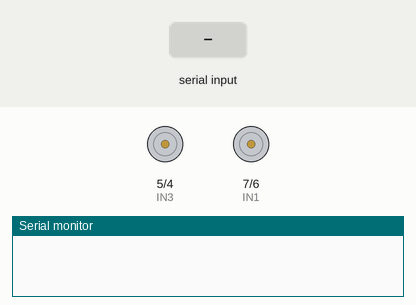
Simulated run of this sketch. Board: ESP32-C3. Parts: motor-driver pin pairs drawn as motors (green arrow = first pin HIGH = forward, orange = second pin HIGH = backward, longer = more drive), the last lines printed to the serial monitor. The inputs (shaded band) are chosen by the test bench.

Above: at 1.2 s.
1.3 s: "F" received over Serial
At 1.7 s:
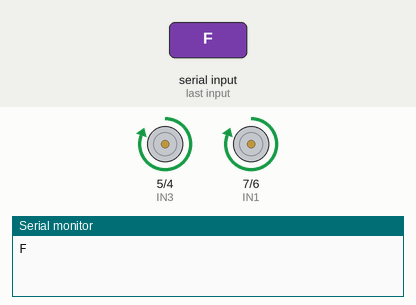
2.8 s: "B" received over Serial
At 4.0 s:
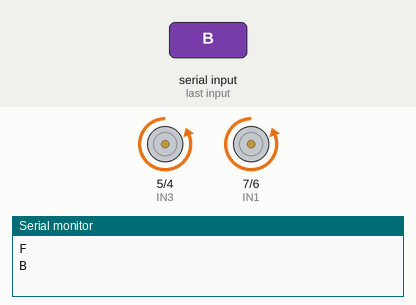
4.3 s: "L" received over Serial
At 5.2 s:
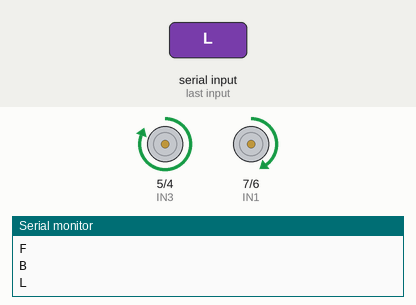
5.8 s: "R" received over Serial
At 6.3 s:
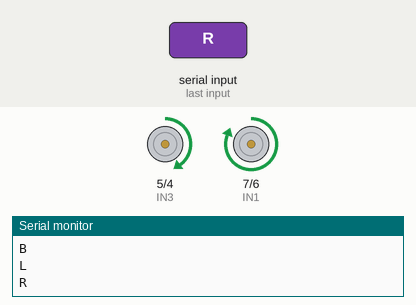
7.3 s: "F" received over Serial
At 8.5 s:
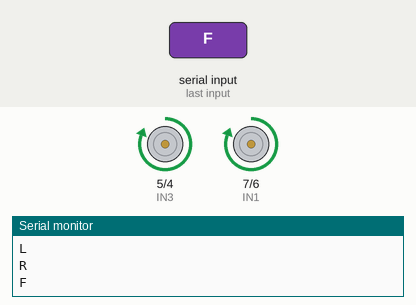
8.8 s: "L" received over Serial
At 9.8 s:
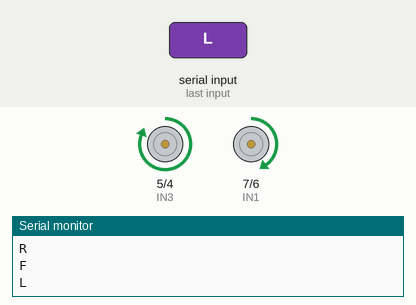
Timing chart, 0 to 11.3 s (numbered marks = the images above; inputs shaded):
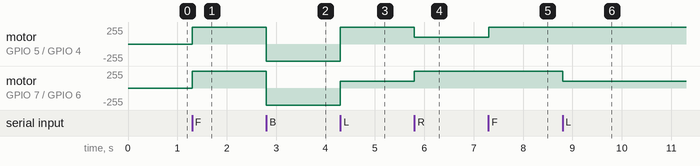

The sketch:

arduino_rccar.ino
```cpp
// Motor control pins
#define IN1 7  // Left motor
#define IN2 6
#define IN3 5  // Right motor
#define IN4 4

void setup() {
  Serial.begin(9600);  // For receiving BLE commands from ESP32-C3

  pinMode(IN1, OUTPUT);
  pinMode(IN2, OUTPUT);
  pinMode(IN3, OUTPUT);
  pinMode(IN4, OUTPUT);
}

void loop() {
  if (Serial.available()) {
    char cmd = Serial.read();
    Serial.println(cmd);  // Debugging (optional)

    switch (cmd) {
      case 'F':  // Forward
        analogWrite(IN1, 255); analogWrite(IN2, 0);   // Full left
        analogWrite(IN3, 255); analogWrite(IN4, 0);   // Full right
        break;

      case 'B':  // Backward
        analogWrite(IN1, 0); analogWrite(IN2, 255);   // Full left
        analogWrite(IN3, 0); analogWrite(IN4, 255);   // Full right
        break;

      case 'L':  // Gentle Left Turn (left motor slower)
        analogWrite(IN1, 100); analogWrite(IN2, 0);   // Slow left
        analogWrite(IN3, 255); analogWrite(IN4, 0);   // Full right
        break;

      case 'R':  // Gentle Right Turn (right motor slower)
        analogWrite(IN1, 255); analogWrite(IN2, 0);   // Full left
        analogWrite(IN3, 100); analogWrite(IN4, 0);   // Slow right
        break;

      default:  // Stop
        digitalWrite(IN1, LOW); digitalWrite(IN2, LOW);
        digitalWrite(IN3, LOW); digitalWrite(IN4, LOW);
        break;
    }
  }
}
```

Measured:
- after the input at 1.3 s, motor on GPIO 5 (IN3) / GPIO 4 (IN4), motor on GPIO 7 (IN1) / GPIO 6 (IN2): stopped → forward 255/255 at once
- after the input at 2.8 s, motor on GPIO 5 (IN3) / GPIO 4 (IN4), motor on GPIO 7 (IN1) / GPIO 6 (IN2): forward 255/255 → backward 255/255 at once
- after the input at 4.3 s, motor on GPIO 5 (IN3) / GPIO 4 (IN4): backward 255/255 → forward 255/255 at once; motor on GPIO 7 (IN1) / GPIO 6 (IN2): backward 255/255 → forward 100/255 at once
- after the input at 5.8 s, motor on GPIO 5 (IN3) / GPIO 4 (IN4): forward 255/255 → forward 100/255 at once; motor on GPIO 7 (IN1) / GPIO 6 (IN2): forward 100/255 → forward 255/255 at once
- after the input at 7.3 s, motor on GPIO 5 (IN3) / GPIO 4 (IN4): forward 100/255 → forward 255/255 at once
- after the input at 8.8 s, motor on GPIO 7 (IN1) / GPIO 6 (IN2): forward 255/255 → forward 100/255 at once
